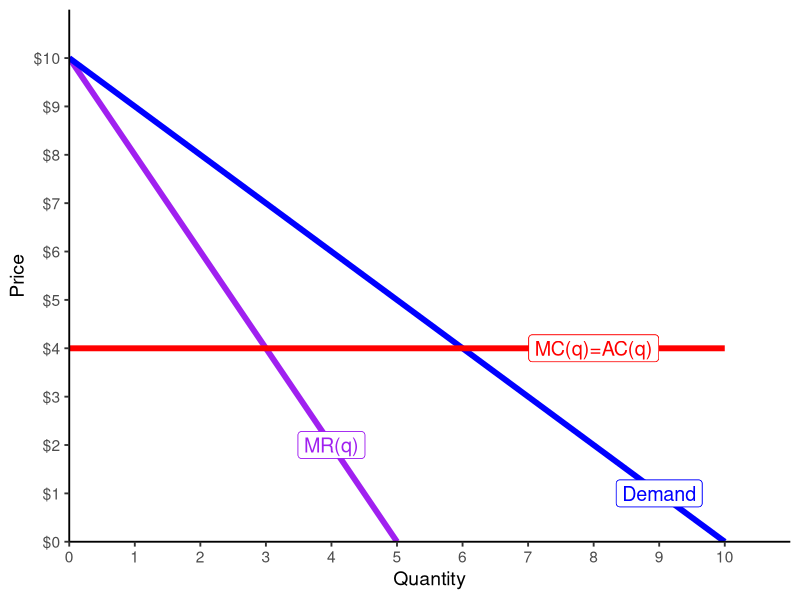

This figure's R source:
## ---- chunk 1
library(tidyverse)
#library(pander)
## ---- chunk 2

demand<-function(x){10-x}
mc<-function(x){4}
mr<-function(x){10-2*x}

ggplot(data.frame(x=c(0,10)), aes(x=x))+
  stat_function(fun=mr, geom="line", size=2, color = "purple")+
    geom_label(aes(x=4,y=mr(4)), color = "purple", label="MR(q)", size = 5)+
  stat_function(fun=demand, geom="line", size=2, color = "blue")+
    geom_label(aes(x=9,y=demand(9)), color = "blue", label="Demand", size = 5)+
  stat_function(fun=mc, geom="line", size=2, color = "red")+
    geom_label(aes(x=8,y=mc(8)), color = "red", label="MC(q)=AC(q)", size = 5)+
  #geom_segment(x=2800, xend=2800, y=0, yend=160, size=1, linetype="dotted")+
  #geom_segment(x=0, xend=2800, y=160, yend=160, size=1, linetype="dotted")+
  #geom_label(x=2800,y=75,label="q*=2800")+
  #geom_label(x=1400,y=160,label="p*=$160")+
    scale_x_continuous(breaks=seq(0,10,1),
                     limits=c(0,10),
                     expand=expand_scale(mult=c(0,0.1)))+
  scale_y_continuous(breaks=seq(0,10,1),
                     limits=c(0,10),
                     labels=scales::dollar,
                     expand=expand_scale(mult=c(0,0.1)))+
  guides(fill=F)+
  labs(x = "Quantity",
       y = "Price")+
  theme_classic(base_size=14)
